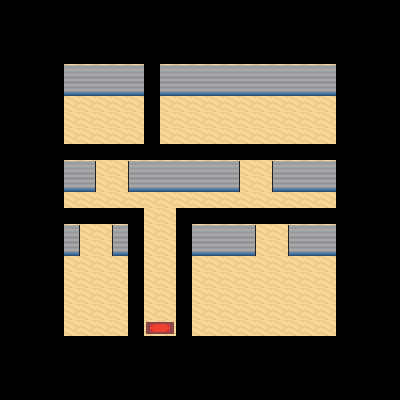

Rendered tile map (Tiled .tmx) drawn with the repository's tilesets; below, a short description and the map source with its tile grids summarised:
An orthogonal 25x25 tile map with 16x16 px tiles, 5 tile layers (backgroud, walls, elements, upWalls, ...) and 16 objects (14x collision, spawn_house, exit_house).

<map version="1.5" tiledversion="1.7.2" orientation="orthogonal" renderorder="right-down" width="25" height="25" tilewidth="16" tileheight="16" infinite="0" nextlayerid="10" nextobjectid="40">
 <tileset firstgid="1" source="house.tsx" />
 <layer id="1" name="backgroud" width="25" height="25">
  <data>[625 cells, 289 non-empty, 1 distinct tile ids]</data>
 </layer>
 <layer id="2" name="walls" width="25" height="25">
  <data>[625 cells, 129 non-empty, 7 distinct tile ids]</data>
 </layer>
 <layer id="3" name="elements" width="25" height="25">
  <data>[625 cells, 2 non-empty, 2 distinct tile ids]</data>
 </layer>
 <layer id="9" name="upWalls" width="25" height="25">
  <data>[625 cells, 21 non-empty, 3 distinct tile ids]</data>
 </layer>
 <layer id="8" name="toit" width="25" height="25">
  <data>[625 cells, 55 non-empty, 1 distinct tile ids]</data>
 </layer>
 <objectgroup id="7" name="Calque d'Objets 1">
  <object id="23" name="spawn_house" x="159.863" y="320.216">
   <point />
  </object>
  <object id="24" name="exit_house" x="145.597" y="322.184" width="27.5455" height="11.3133" />
  <object id="25" type="collision" x="47.2209" y="47.7127" width="305.46" height="48.2046" />
  <object id="26" type="collision" x="143.63" y="95.9174" width="15.7403" height="94.9336" />
  <object id="27" type="collision" x="47.2209" y="95.4255" width="16.7241" height="256.763" />
  <object id="28" type="collision" x="335.957" y="95.4255" width="16.2322" height="256.272" />
  <object id="29" type="collision" x="127.89" y="240.531" width="15.2484" height="111.166" />
  <object id="31" type="collision" x="175.603" y="240.039" width="15.7403" height="111.658" />
  <object id="32" type="collision" x="46.729" y="335.465" width="305.46" height="16.2322" />
  <object id="33" type="collision" x="62.9611" y="240.039" width="16.2322" height="15.7403" />
  <object id="34" type="collision" x="112.15" y="239.547" width="15.2484" height="15.7403" />
  <object id="35" type="collision" x="190.359" y="239.547" width="64.4368" height="14.7565" />
  <object id="36" type="collision" x="287.752" y="239.547" width="48.6965" height="15.2484" />
  <object id="37" type="collision" x="63.453" y="175.603" width="31.4806" height="15.2484" />
  <object id="38" type="collision" x="127.89" y="175.603" width="110.674" height="15.7403" />
  <object id="39" type="collision" x="272.012" y="175.603" width="63.9449" height="15.2484" />
 </objectgroup>
</map>
